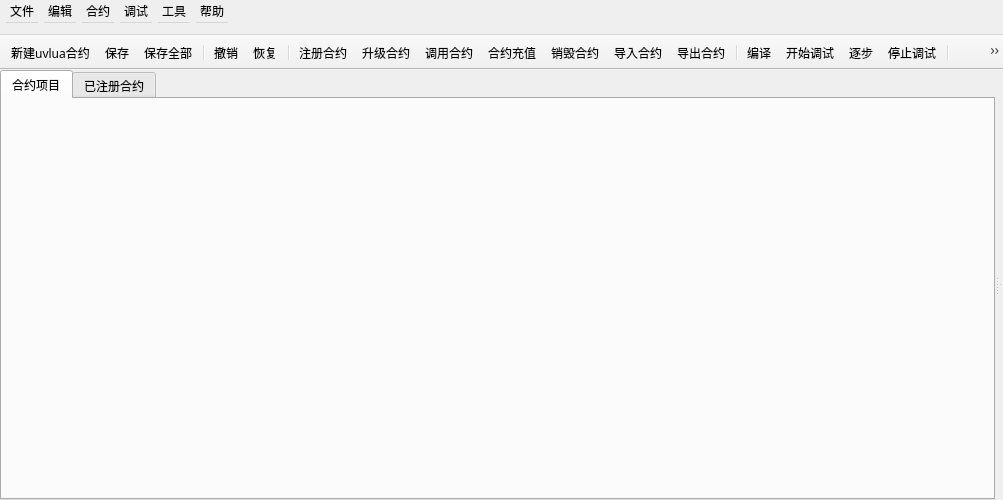
<?xml version="1.0" encoding="UTF-8"?>
<ui version="4.0">
 <class>MainWindow</class>
 <widget class="QMainWindow" name="MainWindow">
  <property name="geometry">
   <rect>
    <x>0</x>
    <y>0</y>
    <width>1003</width>
    <height>500</height>
   </rect>
  </property>
  <property name="font">
   <font>
    <family>微软雅黑</family>
   </font>
  </property>
  <property name="windowTitle">
   <string/>
  </property>
  <widget class="QWidget" name="centralWidget">
   <layout class="QHBoxLayout" name="horizontalLayout">
    <property name="spacing">
     <number>0</number>
    </property>
    <property name="leftMargin">
     <number>0</number>
    </property>
    <property name="topMargin">
     <number>0</number>
    </property>
    <property name="rightMargin">
     <number>0</number>
    </property>
    <property name="bottomMargin">
     <number>0</number>
    </property>
    <item>
     <widget class="QSplitter" name="splitter_hori">
      <property name="orientation">
       <enum>Qt::Horizontal</enum>
      </property>
      <widget class="QTabWidget" name="tabWidget">
       <property name="currentIndex">
        <number>0</number>
       </property>
       <widget class="FileWidget" name="fileWidget">
        <attribute name="title">
         <string>合约项目</string>
        </attribute>
       </widget>
       <widget class="ContractWidget" name="contractWidget">
        <attribute name="title">
         <string>已注册合约</string>
        </attribute>
       </widget>
      </widget>
      <widget class="QSplitter" name="splitter_ver">
       <property name="orientation">
        <enum>Qt::Vertical</enum>
       </property>
       <widget class="ContextWidget" name="contentWidget" native="true">
        <property name="minimumSize">
         <size>
          <width>0</width>
          <height>0</height>
         </size>
        </property>
       </widget>
       <widget class="OutputWidget" name="outputWidget" native="true"/>
      </widget>
     </widget>
    </item>
   </layout>
  </widget>
  <widget class="QMenuBar" name="menuBar">
   <property name="geometry">
    <rect>
     <x>0</x>
     <y>0</y>
     <width>1003</width>
     <height>35</height>
    </rect>
   </property>
   <property name="minimumSize">
    <size>
     <width>0</width>
     <height>35</height>
    </size>
   </property>
   <widget class="QMenu" name="fileMenu">
    <property name="title">
     <string>文件</string>
    </property>
    <widget class="QMenu" name="menu_new">
     <property name="title">
      <string>新建文件</string>
     </property>
     <addaction name="newContractAction_glua"/>
     <addaction name="newContractAction_java"/>
     <addaction name="newContractAction_csharp"/>
     <addaction name="newContractAtion_kotlin"/>
    </widget>
    <widget class="QMenu" name="menu">
     <property name="title">
      <string>导入文件</string>
     </property>
     <addaction name="importContractAction_glua"/>
     <addaction name="importContractAction_java"/>
     <addaction name="importContractAction_csharp"/>
     <addaction name="importContractAction_kotlin"/>
    </widget>
    <addaction name="menu_new"/>
    <addaction name="menu"/>
    <addaction name="separator"/>
    <addaction name="saveAction"/>
    <addaction name="savaAsAction"/>
    <addaction name="saveAllAction"/>
    <addaction name="separator"/>
    <addaction name="closeAction"/>
    <addaction name="closeAllAction"/>
    <addaction name="separator"/>
    <addaction name="configAction"/>
    <addaction name="separator"/>
    <addaction name="exitAction"/>
   </widget>
   <widget class="QMenu" name="contractMenu">
    <property name="title">
     <string>合约</string>
    </property>
    <addaction name="registerAction"/>
    <addaction name="upgradeAction"/>
    <addaction name="callAction"/>
    <addaction name="transferAction"/>
    <addaction name="withdrawAction"/>
    <addaction name="separator"/>
    <addaction name="importAction"/>
    <addaction name="exportAction"/>
   </widget>
   <widget class="QMenu" name="setMenu">
    <property name="title">
     <string>工具</string>
    </property>
    <addaction name="changeChainAction"/>
    <addaction name="enterSandboxAction"/>
    <addaction name="exitSandboxAction"/>
    <addaction name="consoleAction"/>
    <addaction name="accountListAction"/>
    <addaction name="transferToAccountAction"/>
   </widget>
   <widget class="QMenu" name="helpMenu">
    <property name="title">
     <string>帮助</string>
    </property>
    <addaction name="helpAction"/>
    <addaction name="aboutAction"/>
   </widget>
   <widget class="QMenu" name="editMenu">
    <property name="title">
     <string>编辑</string>
    </property>
    <addaction name="undoAction"/>
    <addaction name="redoAction"/>
   </widget>
   <widget class="QMenu" name="debugMenu">
    <property name="title">
     <string>调试</string>
    </property>
    <addaction name="compileAction"/>
    <addaction name="separator"/>
    <addaction name="debugAction"/>
    <addaction name="stepAction"/>
    <addaction name="stopAction"/>
    <addaction name="separator"/>
    <addaction name="TabBreaPointAction"/>
    <addaction name="DeleteAllBreakpointAction"/>
   </widget>
   <addaction name="fileMenu"/>
   <addaction name="editMenu"/>
   <addaction name="contractMenu"/>
   <addaction name="debugMenu"/>
   <addaction name="setMenu"/>
   <addaction name="helpMenu"/>
  </widget>
  <widget class="QToolBar" name="mainToolBar">
   <property name="minimumSize">
    <size>
     <width>0</width>
     <height>35</height>
    </size>
   </property>
   <property name="movable">
    <bool>false</bool>
   </property>
   <property name="allowedAreas">
    <set>Qt::TopToolBarArea</set>
   </property>
   <attribute name="toolBarArea">
    <enum>TopToolBarArea</enum>
   </attribute>
   <attribute name="toolBarBreak">
    <bool>false</bool>
   </attribute>
   <addaction name="newContractAction_glua"/>
   <addaction name="saveAction"/>
   <addaction name="saveAllAction"/>
   <addaction name="separator"/>
   <addaction name="undoAction"/>
   <addaction name="redoAction"/>
   <addaction name="separator"/>
   <addaction name="registerAction"/>
   <addaction name="upgradeAction"/>
   <addaction name="callAction"/>
   <addaction name="transferAction"/>
   <addaction name="withdrawAction"/>
   <addaction name="importAction"/>
   <addaction name="exportAction"/>
   <addaction name="separator"/>
   <addaction name="compileAction"/>
   <addaction name="debugAction"/>
   <addaction name="stepAction"/>
   <addaction name="stopAction"/>
   <addaction name="separator"/>
   <addaction name="changeChainAction"/>
   <addaction name="enterSandboxAction"/>
   <addaction name="exitSandboxAction"/>
   <addaction name="consoleAction"/>
   <addaction name="accountListAction"/>
   <addaction name="transferToAccountAction"/>
   <addaction name="separator"/>
   <addaction name="helpAction"/>
  </widget>
  <action name="newContractAction_glua">
   <property name="icon">
    <iconset resource="chain.qrc">
     <normaloff>:/pic/newContract_enable.png</normaloff>
     <disabledoff>:/pic/newContract_disable.png</disabledoff>:/pic/newContract_enable.png</iconset>
   </property>
   <property name="text">
    <string>新建uvlua合约</string>
   </property>
  </action>
  <action name="newContractAction_csharp">
   <property name="icon">
    <iconset resource="chain.qrc">
     <normaloff>:/pic/newContract_enable.png</normaloff>
     <disabledoff>:/pic/newContract_disable.png</disabledoff>:/pic/newContract_enable.png</iconset>
   </property>
   <property name="text">
    <string>新建c#合约</string>
   </property>
  </action>
  <action name="newContractAction_java">
   <property name="icon">
    <iconset resource="chain.qrc">
     <normaloff>:/pic/newContract_enable.png</normaloff>
     <disabledoff>:/pic/newContract_disable.png</disabledoff>:/pic/newContract_enable.png</iconset>
   </property>
   <property name="text">
    <string>新建java合约</string>
   </property>
  </action>
  <action name="newContractAtion_kotlin">
   <property name="icon">
    <iconset resource="chain.qrc">
     <normaloff>:/pic/newContract_enable.png</normaloff>
     <disabledoff>:/pic/newContract_disable.png</disabledoff>:/pic/newContract_enable.png</iconset>
   </property>
   <property name="text">
    <string>新建kotlin合约</string>
   </property>
  </action>
  <action name="saveAction">
   <property name="icon">
    <iconset resource="chain.qrc">
     <normaloff>:/pic/save_enable.png</normaloff>
     <disabledoff>:/pic/save_disable.png</disabledoff>:/pic/save_enable.png</iconset>
   </property>
   <property name="text">
    <string>保存</string>
   </property>
   <property name="shortcut">
    <string>Ctrl+S</string>
   </property>
  </action>
  <action name="savaAsAction">
   <property name="text">
    <string>另存为</string>
   </property>
  </action>
  <action name="saveAllAction">
   <property name="icon">
    <iconset resource="chain.qrc">
     <normaloff>:/pic/saveAll_enable.png</normaloff>
     <disabledoff>:/pic/saveAll_disable.png</disabledoff>:/pic/saveAll_enable.png</iconset>
   </property>
   <property name="text">
    <string>保存全部</string>
   </property>
   <property name="shortcut">
    <string>Ctrl+Shift+S</string>
   </property>
  </action>
  <action name="compileAction">
   <property name="icon">
    <iconset resource="chain.qrc">
     <normaloff>:/pic/compile_enable.png</normaloff>
     <disabledoff>:/pic/compile_disable.png</disabledoff>:/pic/compile_enable.png</iconset>
   </property>
   <property name="text">
    <string>编译</string>
   </property>
   <property name="shortcut">
    <string>F7</string>
   </property>
  </action>
  <action name="closeAction">
   <property name="text">
    <string>关闭</string>
   </property>
  </action>
  <action name="exitAction">
   <property name="text">
    <string>退出</string>
   </property>
  </action>
  <action name="undoAction">
   <property name="icon">
    <iconset resource="chain.qrc">
     <normaloff>:/pic/undo_enable.png</normaloff>
     <disabledoff>:/pic/undo_disable.png</disabledoff>:/pic/undo_enable.png</iconset>
   </property>
   <property name="text">
    <string>撤销</string>
   </property>
   <property name="shortcut">
    <string>Ctrl+Z</string>
   </property>
  </action>
  <action name="redoAction">
   <property name="icon">
    <iconset resource="chain.qrc">
     <normaloff>:/pic/redo_enable.png</normaloff>
     <disabledoff>:/pic/redo_disable.png</disabledoff>:/pic/redo_enable.png</iconset>
   </property>
   <property name="text">
    <string>恢复</string>
   </property>
   <property name="shortcut">
    <string>Ctrl+Y</string>
   </property>
  </action>
  <action name="importAction">
   <property name="icon">
    <iconset resource="chain.qrc">
     <normaloff>:/pic/import_enable.png</normaloff>
     <disabledoff>:/pic/import_disable.png</disabledoff>:/pic/import_enable.png</iconset>
   </property>
   <property name="text">
    <string>导入合约</string>
   </property>
   <property name="shortcut">
    <string>Ctrl+O</string>
   </property>
  </action>
  <action name="exportAction">
   <property name="icon">
    <iconset resource="chain.qrc">
     <normaloff>:/pic/export_enable.png</normaloff>
     <disabledoff>:/pic/export_disable.png</disabledoff>:/pic/export_enable.png</iconset>
   </property>
   <property name="text">
    <string>导出合约</string>
   </property>
   <property name="toolTip">
    <string>合约导出</string>
   </property>
  </action>
  <action name="registerAction">
   <property name="icon">
    <iconset resource="chain.qrc">
     <normaloff>:/pic/registerContract_enable.png</normaloff>
     <disabledoff>:/pic/registerContract_disable.png</disabledoff>:/pic/registerContract_enable.png</iconset>
   </property>
   <property name="text">
    <string>注册合约</string>
   </property>
  </action>
  <action name="transferAction">
   <property name="icon">
    <iconset resource="chain.qrc">
     <normaloff>:/pic/tranferToContract_enable.png</normaloff>
     <disabledoff>:/pic/tranferToContract_disable.png</disabledoff>:/pic/tranferToContract_enable.png</iconset>
   </property>
   <property name="text">
    <string>合约充值</string>
   </property>
   <property name="toolTip">
    <string>充值</string>
   </property>
  </action>
  <action name="callAction">
   <property name="icon">
    <iconset resource="chain.qrc">
     <normaloff>:/pic/callContract_enable.png</normaloff>
     <disabledoff>:/pic/callContract_disable.png</disabledoff>:/pic/callContract_enable.png</iconset>
   </property>
   <property name="text">
    <string>调用合约</string>
   </property>
  </action>
  <action name="upgradeAction">
   <property name="icon">
    <iconset resource="chain.qrc">
     <normaloff>:/pic/upgrade_enable.png</normaloff>
     <disabledoff>:/pic/upgrade_disable.png</disabledoff>:/pic/upgrade_enable.png</iconset>
   </property>
   <property name="text">
    <string>升级合约</string>
   </property>
  </action>
  <action name="withdrawAction">
   <property name="icon">
    <iconset resource="chain.qrc">
     <normaloff>:/pic/withdrawContract_enable.png</normaloff>
     <disabledoff>:/pic/withdrawContract_disable.png</disabledoff>:/pic/withdrawContract_enable.png</iconset>
   </property>
   <property name="text">
    <string>销毁合约</string>
   </property>
  </action>
  <action name="helpAction">
   <property name="icon">
    <iconset resource="chain.qrc">
     <normaloff>:/pic/help_enable.png</normaloff>
     <disabledoff>:/pic/help_disable.png</disabledoff>:/pic/help_enable.png</iconset>
   </property>
   <property name="text">
    <string>查看帮助</string>
   </property>
   <property name="shortcut">
    <string>F1</string>
   </property>
  </action>
  <action name="aboutAction">
   <property name="text">
    <string>关于</string>
   </property>
  </action>
  <action name="changeChainAction">
   <property name="icon">
    <iconset resource="chain.qrc">
     <normaloff>:/pic/changeToFormal_enable.png</normaloff>
     <disabledoff>:/pic/changeToFormal_disable.png</disabledoff>:/pic/changeToFormal_enable.png</iconset>
   </property>
   <property name="text">
    <string>切换到正式链</string>
   </property>
  </action>
  <action name="enterSandboxAction">
   <property name="icon">
    <iconset resource="chain.qrc">
     <normaloff>:/pic/enterSandbox_enable.png</normaloff>
     <disabledoff>:/pic/enterSandbox_disable.png</disabledoff>:/pic/enterSandbox_enable.png</iconset>
   </property>
   <property name="text">
    <string>沙盒模式</string>
   </property>
  </action>
  <action name="exitSandboxAction">
   <property name="text">
    <string>退出沙盒模式</string>
   </property>
  </action>
  <action name="accountListAction">
   <property name="icon">
    <iconset resource="chain.qrc">
     <normaloff>:/pic/account_enable.png</normaloff>
     <disabledoff>:/pic/account_disable.png</disabledoff>:/pic/account_enable.png</iconset>
   </property>
   <property name="text">
    <string>账户管理</string>
   </property>
  </action>
  <action name="consoleAction">
   <property name="icon">
    <iconset resource="chain.qrc">
     <normaloff>:/pic/console_enable.png</normaloff>
     <disabledoff>:/pic/console_disable.png</disabledoff>:/pic/console_enable.png</iconset>
   </property>
   <property name="text">
    <string>控制台</string>
   </property>
   <property name="shortcut">
    <string>Ctrl+D</string>
   </property>
  </action>
  <action name="transferToAccountAction">
   <property name="icon">
    <iconset resource="chain.qrc">
     <normaloff>:/pic/transfer_enable.png</normaloff>
     <disabledoff>:/pic/transfer_disable.png</disabledoff>:/pic/transfer_enable.png</iconset>
   </property>
   <property name="text">
    <string>转账</string>
   </property>
  </action>
  <action name="closeAllAction">
   <property name="text">
    <string>全部关闭</string>
   </property>
  </action>
  <action name="debugAction">
   <property name="icon">
    <iconset resource="chain.qrc">
     <normaloff>:/pic/startDebug_enable.png</normaloff>
     <disabledoff>:/pic/startDebug_disable.png</disabledoff>:/pic/startDebug_enable.png</iconset>
   </property>
   <property name="text">
    <string>开始调试</string>
   </property>
   <property name="shortcut">
    <string>F5</string>
   </property>
  </action>
  <action name="stopAction">
   <property name="icon">
    <iconset resource="chain.qrc">
     <normaloff>:/pic/stop_enable.png</normaloff>
     <disabledoff>:/pic/stop_disable.png</disabledoff>:/pic/stop_enable.png</iconset>
   </property>
   <property name="text">
    <string>停止调试</string>
   </property>
  </action>
  <action name="stepAction">
   <property name="icon">
    <iconset resource="chain.qrc">
     <normaloff>:/pic/step_enable.png</normaloff>
     <disabledoff>:/pic/step_disable.png</disabledoff>:/pic/step_enable.png</iconset>
   </property>
   <property name="text">
    <string>逐步</string>
   </property>
  </action>
  <action name="importContractAction_glua">
   <property name="icon">
    <iconset resource="chain.qrc">
     <normaloff>:/pic/import_enable.png</normaloff>
     <disabledoff>:/pic/import_disable.png</disabledoff>:/pic/import_enable.png</iconset>
   </property>
   <property name="text">
    <string>导入uvlua合约</string>
   </property>
  </action>
  <action name="importContractAction_java">
   <property name="icon">
    <iconset resource="chain.qrc">
     <normaloff>:/pic/import_enable.png</normaloff>
     <disabledoff>:/pic/import_disable.png</disabledoff>:/pic/import_enable.png</iconset>
   </property>
   <property name="text">
    <string>导入java合约</string>
   </property>
  </action>
  <action name="importContractAction_csharp">
   <property name="icon">
    <iconset resource="chain.qrc">
     <normaloff>:/pic/import_enable.png</normaloff>
     <disabledoff>:/pic/import_disable.png</disabledoff>:/pic/import_enable.png</iconset>
   </property>
   <property name="text">
    <string>导入c#合约</string>
   </property>
  </action>
  <action name="importContractAction_kotlin">
   <property name="icon">
    <iconset resource="chain.qrc">
     <normaloff>:/pic/import_enable.png</normaloff>
     <disabledoff>:/pic/import_disable.png</disabledoff>:/pic/import_enable.png</iconset>
   </property>
   <property name="text">
    <string>导入kotlin合约</string>
   </property>
  </action>
  <action name="configAction">
   <property name="icon">
    <iconset resource="chain.qrc">
     <normaloff>:/pic/configure_enable.png</normaloff>:/pic/configure_enable.png</iconset>
   </property>
   <property name="text">
    <string>配置</string>
   </property>
  </action>
  <action name="TabBreaPointAction">
   <property name="text">
    <string>切换断点</string>
   </property>
   <property name="shortcut">
    <string>F9</string>
   </property>
  </action>
  <action name="DeleteAllBreakpointAction">
   <property name="text">
    <string>清空断点</string>
   </property>
   <property name="toolTip">
    <string>清空断点</string>
   </property>
   <property name="shortcut">
    <string>Ctrl+Shift+F9</string>
   </property>
  </action>
 </widget>
 <layoutdefault spacing="6" margin="11"/>
 <customwidgets>
  <customwidget>
   <class>FileWidget</class>
   <extends>QWidget</extends>
   <header>filewidget/filewidget.h</header>
   <container>1</container>
  </customwidget>
  <customwidget>
   <class>ContextWidget</class>
   <extends>QWidget</extends>
   <header>contentwidget/contextwidget.h</header>
   <container>1</container>
  </customwidget>
  <customwidget>
   <class>OutputWidget</class>
   <extends>QWidget</extends>
   <header>outputwidget.h</header>
   <container>1</container>
  </customwidget>
  <customwidget>
   <class>ContractWidget</class>
   <extends>QWidget</extends>
   <header>contractwidget/contractwidget.h</header>
   <container>1</container>
  </customwidget>
 </customwidgets>
 <resources>
  <include location="chain.qrc"/>
 </resources>
 <connections/>
</ui>
